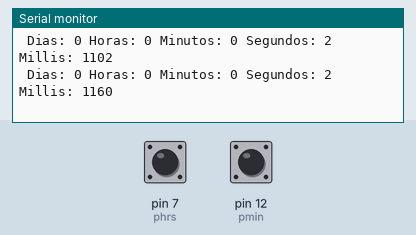
This sketch was run on a simulated Arduino Uno, built with avr-gcc and run on an emulated ATmega328P. Shown: the last lines printed to the serial monitor. Inputs (shaded band) come from the test bench; at power-on: pin 7 (phrs) HIGH, pin 12 (pmin) HIGH.

Above: at 1.2 s.
1.3 s: pin 7 (phrs) pulled LOW for 0.15 s
At 1.64 s:
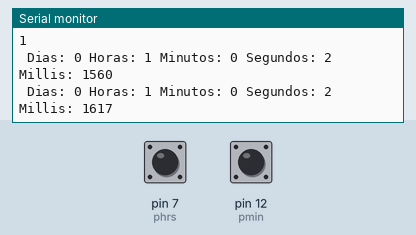
2.9 s: pin 12 (pmin) pulled LOW for 0.15 s
At 3.02 s:
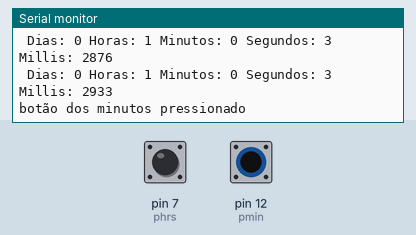
4.5 s: pin 7 (phrs) pulled LOW for 1 s
8.5 s: pin 12 (pmin) pulled LOW for 1 s
12.5 s: pin 7 (phrs) pulled LOW for 1 s
At 12.61 s:
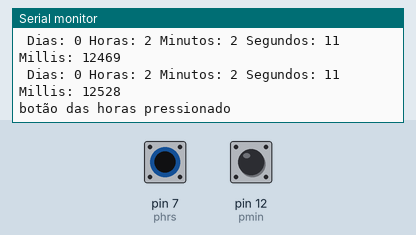
16.5 s: pin 12 (pmin) pulled LOW for 1 s
At 16.6 s:
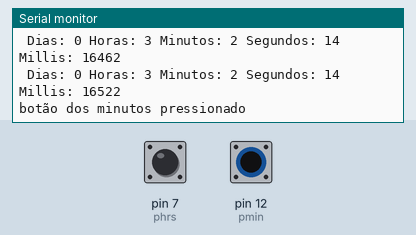
Timing chart, 0 to 19.5 s (numbered marks = the images above; inputs shaded):
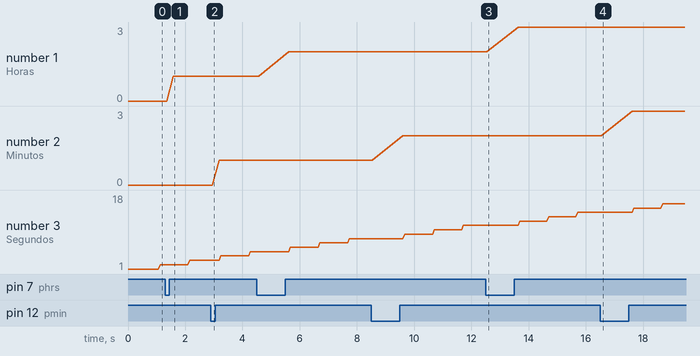

The sketch:

clock_arduino.ino
```cpp
//Feito por Gabriel França Sarmento
//gabriel77077@gmail.com
//21 de novembro de 2015


#define phrs 7 // pino do botão das horas
#define pmin 12 // pino do botão dos minutos
int bhrs = 0; //estado do botão das horas
int bmin = 0; //estado do botão dos minutos
int seg = 0; //segundos
int hrs = 0; //horas
int minu = 0; //minutos
int dias = 0; //dias
int intervalo = 1000;
void setup() {
  Serial.begin(9600);
  pinMode(phrs, INPUT);
  pinMode(pmin, INPUT);
  digitalWrite(phrs, 1); // acionar resistor de elevação interno do arduino
  digitalWrite(pmin, 1); // acionar resistor de elevação interno do arduino
}
// tempo em milisegundos em que os segundos será incrementado


void loop() {
  seg++;
  long tempo = millis();
  while ( millis() - tempo < intervalo) {
    // se os segundos chegarem a 60 os mesmos são zerados e se incrementa os minutos
    if (seg > 60) {
      minu++;
      seg = 0;
    }
    // se os minutos chegarem a 60 os mesmos são zerados e se incrementa as horas
    if (minu > 60) {
      hrs++;
      minu = 0;
    }
    // se as horas chegarem a 24 as mesmas são zeradas e se incrementa os dias
    if (hrs > 24) {
      dias++;
      hrs = 0;
    }
    //caso o botão das horas for pressionado a mesma será incrementada
    bhrs = digitalRead(phrs);
    if (bhrs == 0) {
      hrs++;
      while (bhrs == 0) {
        bhrs = digitalRead(phrs);
        Serial.println("botão das horas pressionado");
        Serial.println(bhrs);
        //para evitar que as horas sejam imcrementados enquanto o botão for pressionado apenas uma vez
      }
    }
    //caso o botão dos minutos for pressionado o mesmo será incrementado
    bmin = digitalRead(pmin);
    if (bmin == 0) {
      minu++;
      while (bmin == 0) {
        bmin = digitalRead(pmin);
        Serial.println("botão dos minutos pressionado");
        Serial.println(bmin);
        //para evitar que os minutos sejam incrementados mais de uma vez enquanto o  botão for pressionado apenas uma vez
      }
    }
    //escreve na serial os dias, horas, minutos e segundos
    Serial.print(" Dias: ");
    Serial.print(dias);
    Serial.print(" Horas: ");
    Serial.print(hrs);
    Serial.print(" Minutos: ");
    Serial.print(minu);
    Serial.print(" Segundos: ");
    Serial.print(seg);
    Serial.print(" Millis: ");
    Serial.println(millis());
  }

}
```

Measured:
- after the input at 1.3 s, the serial monitor: prints a new line after 0.11 s (image 1)
